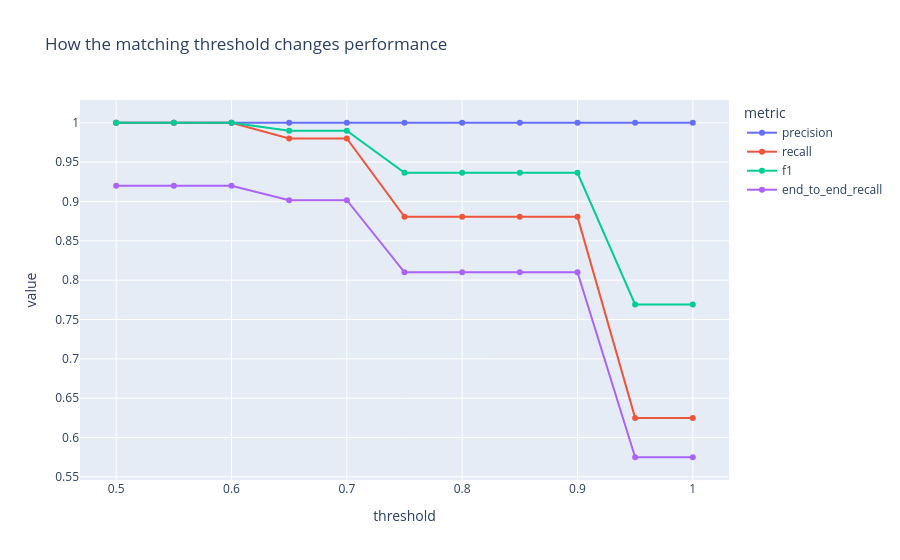

Here is the notebook cell this chart was saved with:
### Code cell
long = metrics.melt("threshold", var_name="metric", value_name="value")
fig = px.line(long, x="threshold", y="value", color="metric", markers=True,
              title="How the matching threshold changes performance")
fig.show()

### Figure 1 — Plotly figure (JSON) as saved in the notebook; plotly's stock layout.template omitted (floating-point values rounded to 4 significant figures)
{"data": [{"hovertemplate": "metric=precision<br>threshold=%{x}<br>value=%{y}<extra></extra>", "legendgroup": "precision", "line": {"color": "#636efa", "dash": "solid"}, "marker": {"symbol": "circle"}, "mode": "lines+markers", "name": "precision", "orientation": "v", "showlegend": true, "type": "scatter", "x": [0.5, 0.55, 0.6, 0.65, 0.7, 0.75, 0.8, 0.85, 0.9, 0.95, 1.0], "xaxis": "x", "y": [1.0, 1.0, 1.0, 1.0, 1.0, 1.0, 1.0, 1.0, 1.0, 1.0, 1.0], "yaxis": "y"}, {"hovertemplate": "metric=recall<br>threshold=%{x}<br>value=%{y}<extra></extra>", "legendgroup": "recall", "line": {"color": "#EF553B", "dash": "solid"}, "marker": {"symbol": "circle"}, "mode": "lines+markers", "name": "recall", "orientation": "v", "showlegend": true, "type": "scatter", "x": [0.5, 0.55, 0.6, 0.65, 0.7, 0.75, 0.8, 0.85, 0.9, 0.95, 1.0], "xaxis": "x", "y": [1.0, 1.0, 1.0, 0.9801, 0.9801, 0.8804, 0.8804, 0.8804, 0.8804, 0.625, 0.625], "yaxis": "y"}, {"hovertemplate": "metric=f1<br>threshold=%{x}<br>value=%{y}<extra></extra>", "legendgroup": "f1", "line": {"color": "#00cc96", "dash": "solid"}, "marker": {"symbol": "circle"}, "mode": "lines+markers", "name": "f1", "orientation": "v", "showlegend": true, "type": "scatter", "x": [0.5, 0.55, 0.6, 0.65, 0.7, 0.75, 0.8, 0.85, 0.9, 0.95, 1.0], "xaxis": "x", "y": [1.0, 1.0, 1.0, 0.9899, 0.9899, 0.9364, 0.9364, 0.9364, 0.9364, 0.7692, 0.7692], "yaxis": "y"}, {"hovertemplate": "metric=end_to_end_recall<br>threshold=%{x}<br>value=%{y}<extra></extra>", "legendgroup": "end_to_end_recall", "line": {"color": "#ab63fa", "dash": "solid"}, "marker": {"symbol": "circle"}, "mode": "lines+markers", "name": "end_to_end_recall", "orientation": "v", "showlegend": true, "type": "scatter", "x": [0.5, 0.55, 0.6, 0.65, 0.7, 0.75, 0.8, 0.85, 0.9, 0.95, 1.0], "xaxis": "x", "y": [0.92, 0.92, 0.92, 0.9017, 0.9017, 0.81, 0.81, 0.81, 0.81, 0.575, 0.575], "yaxis": "y"}], "layout": {"legend": {"title": {"text": "metric"}, "tracegroupgap": 0}, "title": {"text": "How the matching threshold changes performance"}, "xaxis": {"anchor": "y", "domain": [0.0, 1.0], "title": {"text": "threshold"}}, "yaxis": {"anchor": "x", "domain": [0.0, 1.0], "title": {"text": "value"}}}}
